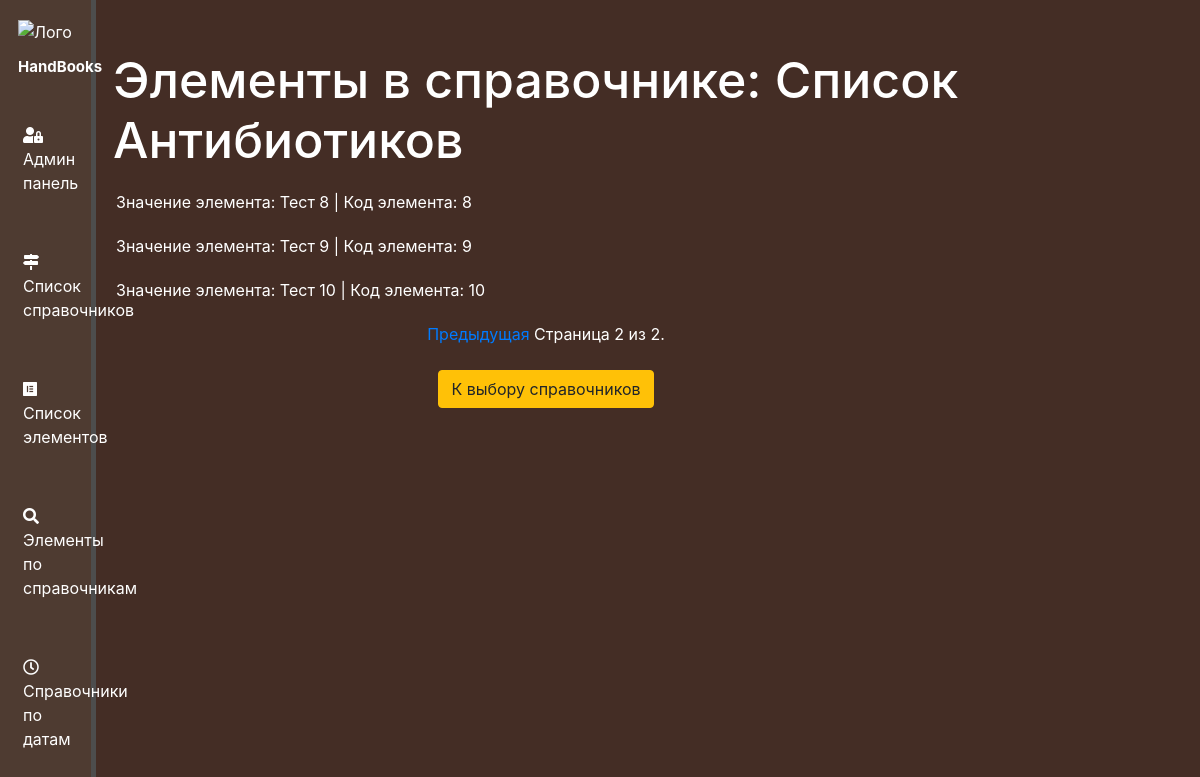
Screenshot of /by_elements/1/?page=2 with the database file from the repository.
### handbook/models.py (models this page shows, shortened)
class Handbook(models.Model):
    title = models.CharField('Наименование', max_length=250, db_index=True)
    short_title = models.CharField('Короткое наименование', max_length=100)
    description = models.TextField('Описание')
    version = models.CharField('Версия', max_length=250)  # unique=True
    date = models.DateField('Дата начала действия справочника этой версии')
    class Meta:
        verbose_name = 'Справочник'
        verbose_name_plural = 'Справочники'

class Element(models.Model):
    handbook = models.ForeignKey(Handbook, on_delete=models.PROTECT, verbose_name='Родительский идентификатор',
                                 null=True, db_index=True)
    code = models.CharField('Код элемента', max_length=250)
    value = models.CharField('Значение элемента', max_length=250)
    class Meta:
        verbose_name = 'Элемент'
        verbose_name_plural = 'Элементы'

### handbook/views.py (the view)
# urls.py: path('by_elements/<int:element_id>/', views.by_elements),
def by_elements(request, element_id):
    elements = Element.objects.filter(handbook=element_id)
    handbooks = Handbook.objects.all()
    current_handbooks = Handbook.objects.get(pk=element_id)
    paginator = Paginator(elements, 10)
    page = request.GET.get('page')
    try:
        posts = paginator.page(page)
    except PageNotAnInteger:
        posts = paginator.page(1)
    except EmptyPage:
        posts = paginator.page(paginator.num_pages)
    context = {
        'elements': elements,
        'handbooks': handbooks,
        'current_handbooks': current_handbooks,
        'posts': posts,
    }
    return render(request, 'handbook/by_elements.html', context)

### handbook/templates/handbook/by_elements.html (shortened to what this page needs)
{% extends 'handbook/basic.html' %}
{% block content %}
<div class="features">
    <h1>Элементы в справочнике: {{ current_handbooks.title }}</h1>
    {% if posts %}
        {% for post in posts %}
        <p>Значение элемента: {{ post.value }} | Код элемента: {{ post.code }}</p>
        {% endfor %}
    {% else %}
        <p>Упс, нет созданных Элементов! Перейдите в админ панель для создания!</p>
    {% endif %}
    <div id="pages" align="center">
            {% if posts.has_previous %}
                <a href="?page={{ posts.previous_page_number }}">Предыдущая</a>
            {% endif %}
            <span class="current">
                Страница {{ posts.number }} из {{ posts.paginator.num_pages }}.
            </span>
    </div>
    <div align="center">
        <br />
        <a href="{% url 'by_elements_basic' %}" class="btn btn-warning">К выбору справочников</a>
    </div>
</div>
{% endblock %}

### handbook/static/handbook/css/handbook.css (style rules this page uses)
body { background: #442d25; }
main .features { float: left; color: #fff; margin-top: 50px; width: 75%; }
main .features h1 { font-size: 50px; margin-left: 17px; }
main .features p { max-width: 600px; margin: 20px }

### rows the page displays
Handbook: title "Список Антибиотиков"
Element: value "Тест 8", code "8"
Element: value "Тест 9", code "9"
Element: value "Тест 10", code "10"

### other values shown
{{ posts.number }} "2"
{{ posts.paginator.num_pages }} "2"
